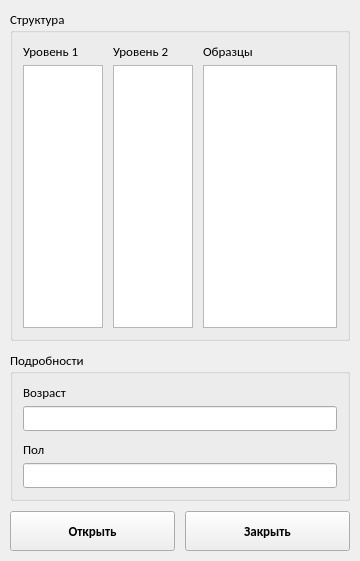
<?xml version="1.0" encoding="UTF-8"?>
<ui version="4.0">
 <class>ecg_samples_window</class>
 <widget class="QWidget" name="ecg_samples_window">
  <property name="geometry">
   <rect>
    <x>0</x>
    <y>0</y>
    <width>360</width>
    <height>561</height>
   </rect>
  </property>
  <property name="sizePolicy">
   <sizepolicy hsizetype="Preferred" vsizetype="Preferred">
    <horstretch>0</horstretch>
    <verstretch>0</verstretch>
   </sizepolicy>
  </property>
  <property name="maximumSize">
   <size>
    <width>16777215</width>
    <height>16777215</height>
   </size>
  </property>
  <property name="font">
   <font>
    <family>Calibri</family>
    <pointsize>10</pointsize>
   </font>
  </property>
  <property name="windowTitle">
   <string>Список записей ЭКГ</string>
  </property>
  <layout class="QVBoxLayout" name="verticalLayout_3">
   <property name="spacing">
    <number>10</number>
   </property>
   <property name="leftMargin">
    <number>10</number>
   </property>
   <property name="topMargin">
    <number>10</number>
   </property>
   <property name="rightMargin">
    <number>10</number>
   </property>
   <property name="bottomMargin">
    <number>10</number>
   </property>
   <item>
    <widget class="QGroupBox" name="groupBox_3">
     <property name="sizePolicy">
      <sizepolicy hsizetype="Preferred" vsizetype="Preferred">
       <horstretch>0</horstretch>
       <verstretch>0</verstretch>
      </sizepolicy>
     </property>
     <property name="minimumSize">
      <size>
       <width>340</width>
       <height>0</height>
      </size>
     </property>
     <property name="maximumSize">
      <size>
       <width>16777215</width>
       <height>16777215</height>
      </size>
     </property>
     <property name="title">
      <string>Структура</string>
     </property>
     <layout class="QVBoxLayout" name="verticalLayout_4">
      <property name="spacing">
       <number>10</number>
      </property>
      <property name="leftMargin">
       <number>10</number>
      </property>
      <property name="topMargin">
       <number>10</number>
      </property>
      <property name="rightMargin">
       <number>10</number>
      </property>
      <property name="bottomMargin">
       <number>10</number>
      </property>
      <item>
       <layout class="QHBoxLayout" name="horizontalLayout_3">
        <property name="spacing">
         <number>10</number>
        </property>
        <item>
         <layout class="QVBoxLayout" name="verticalLayout_26">
          <property name="spacing">
           <number>5</number>
          </property>
          <item>
           <widget class="QLabel" name="label_19">
            <property name="text">
             <string>Уровень 1</string>
            </property>
           </widget>
          </item>
          <item>
           <widget class="QListWidget" name="list_level_1">
            <property name="sizePolicy">
             <sizepolicy hsizetype="Fixed" vsizetype="Expanding">
              <horstretch>0</horstretch>
              <verstretch>0</verstretch>
             </sizepolicy>
            </property>
            <property name="minimumSize">
             <size>
              <width>80</width>
              <height>0</height>
             </size>
            </property>
            <property name="maximumSize">
             <size>
              <width>80</width>
              <height>16777215</height>
             </size>
            </property>
           </widget>
          </item>
         </layout>
        </item>
        <item>
         <layout class="QVBoxLayout" name="verticalLayout_27">
          <property name="spacing">
           <number>5</number>
          </property>
          <item>
           <widget class="QLabel" name="label_20">
            <property name="text">
             <string>Уровень 2</string>
            </property>
           </widget>
          </item>
          <item>
           <widget class="QListWidget" name="list_level_2">
            <property name="sizePolicy">
             <sizepolicy hsizetype="Fixed" vsizetype="Expanding">
              <horstretch>0</horstretch>
              <verstretch>0</verstretch>
             </sizepolicy>
            </property>
            <property name="minimumSize">
             <size>
              <width>80</width>
              <height>0</height>
             </size>
            </property>
            <property name="maximumSize">
             <size>
              <width>80</width>
              <height>16777215</height>
             </size>
            </property>
           </widget>
          </item>
         </layout>
        </item>
        <item>
         <layout class="QVBoxLayout" name="verticalLayout_28">
          <property name="spacing">
           <number>5</number>
          </property>
          <item>
           <widget class="QLabel" name="label_21">
            <property name="text">
             <string>Образцы</string>
            </property>
           </widget>
          </item>
          <item>
           <widget class="QListWidget" name="list_samples">
            <property name="minimumSize">
             <size>
              <width>0</width>
              <height>0</height>
             </size>
            </property>
           </widget>
          </item>
         </layout>
        </item>
       </layout>
      </item>
     </layout>
    </widget>
   </item>
   <item>
    <widget class="QGroupBox" name="groupBox">
     <property name="sizePolicy">
      <sizepolicy hsizetype="Preferred" vsizetype="Preferred">
       <horstretch>0</horstretch>
       <verstretch>0</verstretch>
      </sizepolicy>
     </property>
     <property name="minimumSize">
      <size>
       <width>0</width>
       <height>0</height>
      </size>
     </property>
     <property name="title">
      <string>Подробности</string>
     </property>
     <layout class="QVBoxLayout" name="verticalLayout">
      <property name="spacing">
       <number>10</number>
      </property>
      <property name="leftMargin">
       <number>10</number>
      </property>
      <property name="topMargin">
       <number>10</number>
      </property>
      <property name="rightMargin">
       <number>10</number>
      </property>
      <property name="bottomMargin">
       <number>10</number>
      </property>
      <item>
       <layout class="QVBoxLayout" name="verticalLayout_21">
        <property name="spacing">
         <number>5</number>
        </property>
        <item>
         <layout class="QVBoxLayout" name="verticalLayout_23">
          <property name="spacing">
           <number>5</number>
          </property>
          <item>
           <widget class="QLabel" name="label_17">
            <property name="text">
             <string>Возраст</string>
            </property>
           </widget>
          </item>
          <item>
           <widget class="QLineEdit" name="edit_age">
            <property name="contextMenuPolicy">
             <enum>Qt::NoContextMenu</enum>
            </property>
            <property name="readOnly">
             <bool>true</bool>
            </property>
           </widget>
          </item>
         </layout>
        </item>
       </layout>
      </item>
      <item>
       <layout class="QVBoxLayout" name="verticalLayout_24">
        <property name="spacing">
         <number>5</number>
        </property>
        <item>
         <widget class="QLabel" name="label_18">
          <property name="text">
           <string>Пол</string>
          </property>
         </widget>
        </item>
        <item>
         <widget class="QLineEdit" name="edit_sex">
          <property name="contextMenuPolicy">
           <enum>Qt::NoContextMenu</enum>
          </property>
          <property name="readOnly">
           <bool>true</bool>
          </property>
         </widget>
        </item>
       </layout>
      </item>
     </layout>
    </widget>
   </item>
   <item>
    <layout class="QHBoxLayout" name="horizontalLayout">
     <property name="spacing">
      <number>10</number>
     </property>
     <item>
      <widget class="QPushButton" name="button_open">
       <property name="minimumSize">
        <size>
         <width>100</width>
         <height>40</height>
        </size>
       </property>
       <property name="font">
        <font>
         <weight>75</weight>
         <bold>true</bold>
        </font>
       </property>
       <property name="cursor">
        <cursorShape>PointingHandCursor</cursorShape>
       </property>
       <property name="text">
        <string>Открыть</string>
       </property>
       <property name="iconSize">
        <size>
         <width>24</width>
         <height>24</height>
        </size>
       </property>
      </widget>
     </item>
     <item>
      <widget class="QPushButton" name="button_exit">
       <property name="minimumSize">
        <size>
         <width>100</width>
         <height>40</height>
        </size>
       </property>
       <property name="font">
        <font>
         <weight>75</weight>
         <bold>true</bold>
        </font>
       </property>
       <property name="cursor">
        <cursorShape>PointingHandCursor</cursorShape>
       </property>
       <property name="text">
        <string>Закрыть</string>
       </property>
       <property name="iconSize">
        <size>
         <width>24</width>
         <height>24</height>
        </size>
       </property>
      </widget>
     </item>
    </layout>
   </item>
  </layout>
 </widget>
 <resources/>
 <connections/>
</ui>
